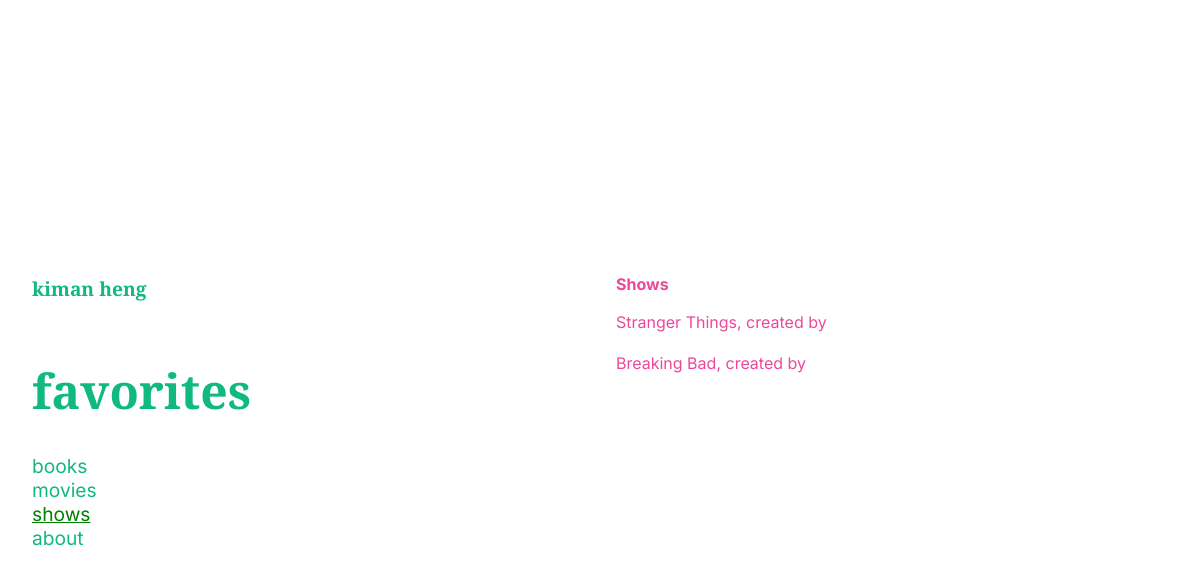
The page /shows on the database as committed earlier.
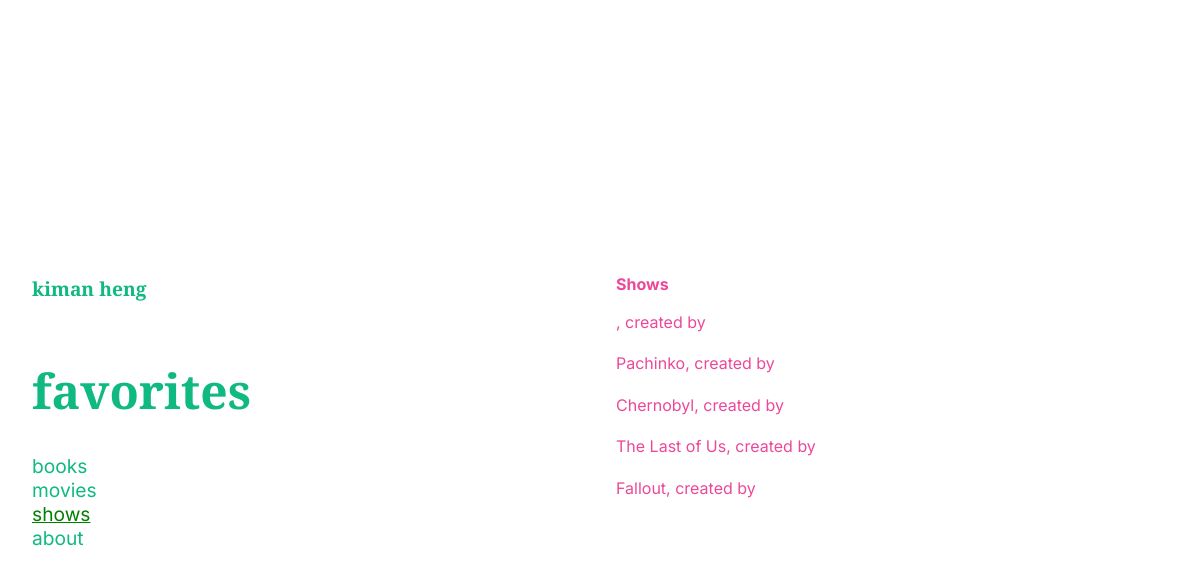
The same page on the database as committed later.
### tables this page shows
CREATE TABLE shows (
    id INTEGER PRIMARY KEY AUTOINCREMENT,
    title TEXT NOT NULL,
    director TEXT NOT NULL
);

### app.py (the view)
@app.route('/shows')
def shows():
    conn = get_db_connection()
    shows = conn.execute('SELECT * FROM shows').fetchall()
    conn.close()
    return render_template('shows.html', shows=shows)

### app.py (called while the page is built)
def get_db_connection():
    conn = sqlite3.connect('favorites.db')
    conn.row_factory = sqlite3.Row
    return conn

### templates/shows.html
{% extends 'layout.html' %} {% block content %}
<div class="right_column">
  <div class="title">
    <p>Shows</p>
  </div>
    {% for show in shows %}
    <p class="text">{{ show.title }}, created by {{ show.creator }}</p>
    {% endfor %}
</div>
{% endblock %}

Rows that differ between the two databases and show on the page:
removed shows: title "Stranger Things"
removed shows: title "Breaking Bad"
added shows: title "Pachinko"
added shows: title "Chernobyl"
added shows: title "The Last of Us"
added shows: title "Fallout"
